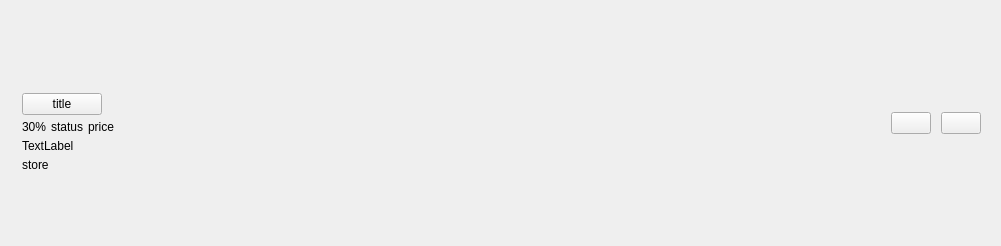
<?xml version="1.0" encoding="UTF-8"?>
<ui version="4.0">
 <class>PLSLiveInfoNaverShoppingLIVEProductItemView</class>
 <widget class="QWidget" name="PLSLiveInfoNaverShoppingLIVEProductItemView">
  <property name="geometry">
   <rect>
    <x>0</x>
    <y>0</y>
    <width>1001</width>
    <height>246</height>
   </rect>
  </property>
  <property name="windowTitle">
   <string>Form</string>
  </property>
  <layout class="QHBoxLayout" name="horizontalLayout" stretch="0,1,0,0">
   <property name="spacing">
    <number>10</number>
   </property>
   <property name="leftMargin">
    <number>0</number>
   </property>
   <property name="topMargin">
    <number>0</number>
   </property>
   <property name="rightMargin">
    <number>20</number>
   </property>
   <property name="bottomMargin">
    <number>0</number>
   </property>
   <item>
    <widget class="PLSNaverShoppingLIVEProductImageView" name="iconLabel">
     <property name="text">
      <string/>
     </property>
     <property name="scaledContents">
      <bool>true</bool>
     </property>
    </widget>
   </item>
   <item>
    <layout class="QVBoxLayout" name="verticalLayout">
     <property name="spacing">
      <number>5</number>
     </property>
     <property name="leftMargin">
      <number>5</number>
     </property>
     <property name="topMargin">
      <number>3</number>
     </property>
     <property name="rightMargin">
      <number>5</number>
     </property>
     <property name="bottomMargin">
      <number>3</number>
     </property>
     <item>
      <spacer name="verticalSpacer_2">
       <property name="orientation">
        <enum>Qt::Vertical</enum>
       </property>
       <property name="sizeHint" stdset="0">
        <size>
         <width>1</width>
         <height>0</height>
        </size>
       </property>
      </spacer>
     </item>
     <item>
      <widget class="QLabel" name="introducingLabel">
       <property name="text">
        <string/>
       </property>
      </widget>
     </item>
     <item>
      <widget class="QWidget" name="titleWidget" native="true">
       <layout class="QHBoxLayout" name="horizontalLayout_3" stretch="0,1">
        <property name="spacing">
         <number>0</number>
        </property>
        <property name="leftMargin">
         <number>0</number>
        </property>
        <property name="topMargin">
         <number>0</number>
        </property>
        <property name="rightMargin">
         <number>0</number>
        </property>
        <property name="bottomMargin">
         <number>0</number>
        </property>
        <item>
         <widget class="QPushButton" name="titleLabel">
          <property name="text">
           <string>title</string>
          </property>
         </widget>
        </item>
        <item>
         <widget class="QWidget" name="titleSpacer" native="true"/>
        </item>
       </layout>
      </widget>
     </item>
     <item>
      <widget class="QWidget" name="widget" native="true">
       <layout class="QHBoxLayout" name="horizontalLayout_2">
        <property name="spacing">
         <number>5</number>
        </property>
        <property name="leftMargin">
         <number>0</number>
        </property>
        <property name="topMargin">
         <number>0</number>
        </property>
        <property name="rightMargin">
         <number>0</number>
        </property>
        <property name="bottomMargin">
         <number>0</number>
        </property>
        <item>
         <widget class="QLabel" name="discountLabel">
          <property name="text">
           <string>30%</string>
          </property>
         </widget>
        </item>
        <item>
         <widget class="QLabel" name="statusLabel">
          <property name="text">
           <string>status</string>
          </property>
         </widget>
        </item>
        <item>
         <widget class="QLabel" name="priceLabel">
          <property name="text">
           <string>price</string>
          </property>
         </widget>
        </item>
        <item>
         <spacer name="horizontalSpacer">
          <property name="orientation">
           <enum>Qt::Horizontal</enum>
          </property>
          <property name="sizeHint" stdset="0">
           <size>
            <width>0</width>
            <height>0</height>
           </size>
          </property>
         </spacer>
        </item>
       </layout>
      </widget>
     </item>
     <item>
      <widget class="QLabel" name="discountPriceLabel">
       <property name="text">
        <string>TextLabel</string>
       </property>
      </widget>
     </item>
     <item>
      <widget class="QLabel" name="storeLabel">
       <property name="text">
        <string>store</string>
       </property>
      </widget>
     </item>
     <item>
      <spacer name="verticalSpacer">
       <property name="orientation">
        <enum>Qt::Vertical</enum>
       </property>
       <property name="sizeHint" stdset="0">
        <size>
         <width>1</width>
         <height>0</height>
        </size>
       </property>
      </spacer>
     </item>
    </layout>
   </item>
   <item>
    <widget class="QPushButton" name="fixButton">
     <property name="text">
      <string/>
     </property>
    </widget>
   </item>
   <item>
    <widget class="QPushButton" name="removeButton">
     <property name="text">
      <string/>
     </property>
    </widget>
   </item>
  </layout>
 </widget>
 <customwidgets>
  <customwidget>
   <class>PLSNaverShoppingLIVEProductImageView</class>
   <extends>QLabel</extends>
   <header>PLSNaverShoppingLIVEProductImageView.h</header>
  </customwidget>
 </customwidgets>
 <resources/>
 <connections/>
</ui>
